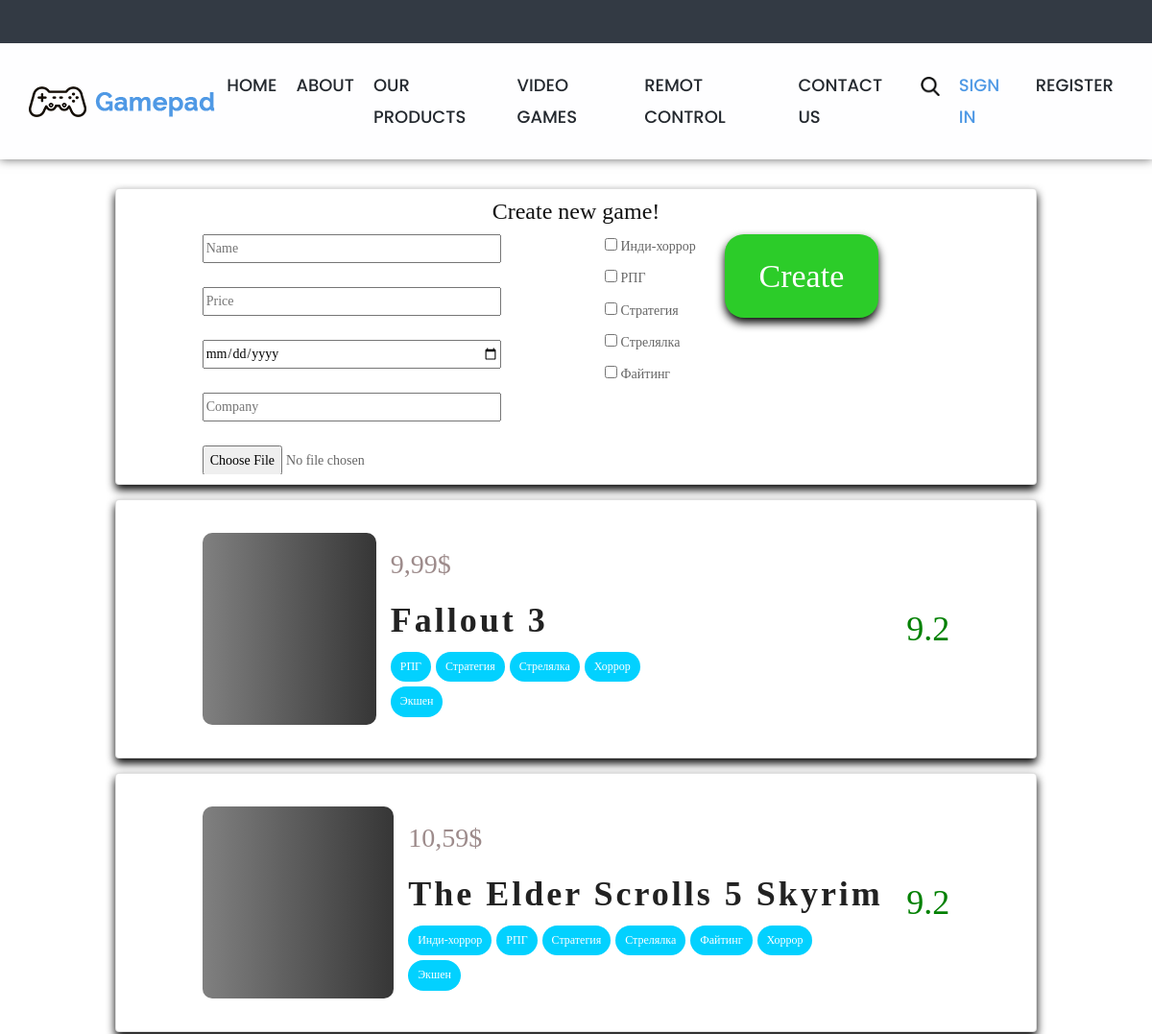
Before: /games/list/ (upper part) with the older database file.
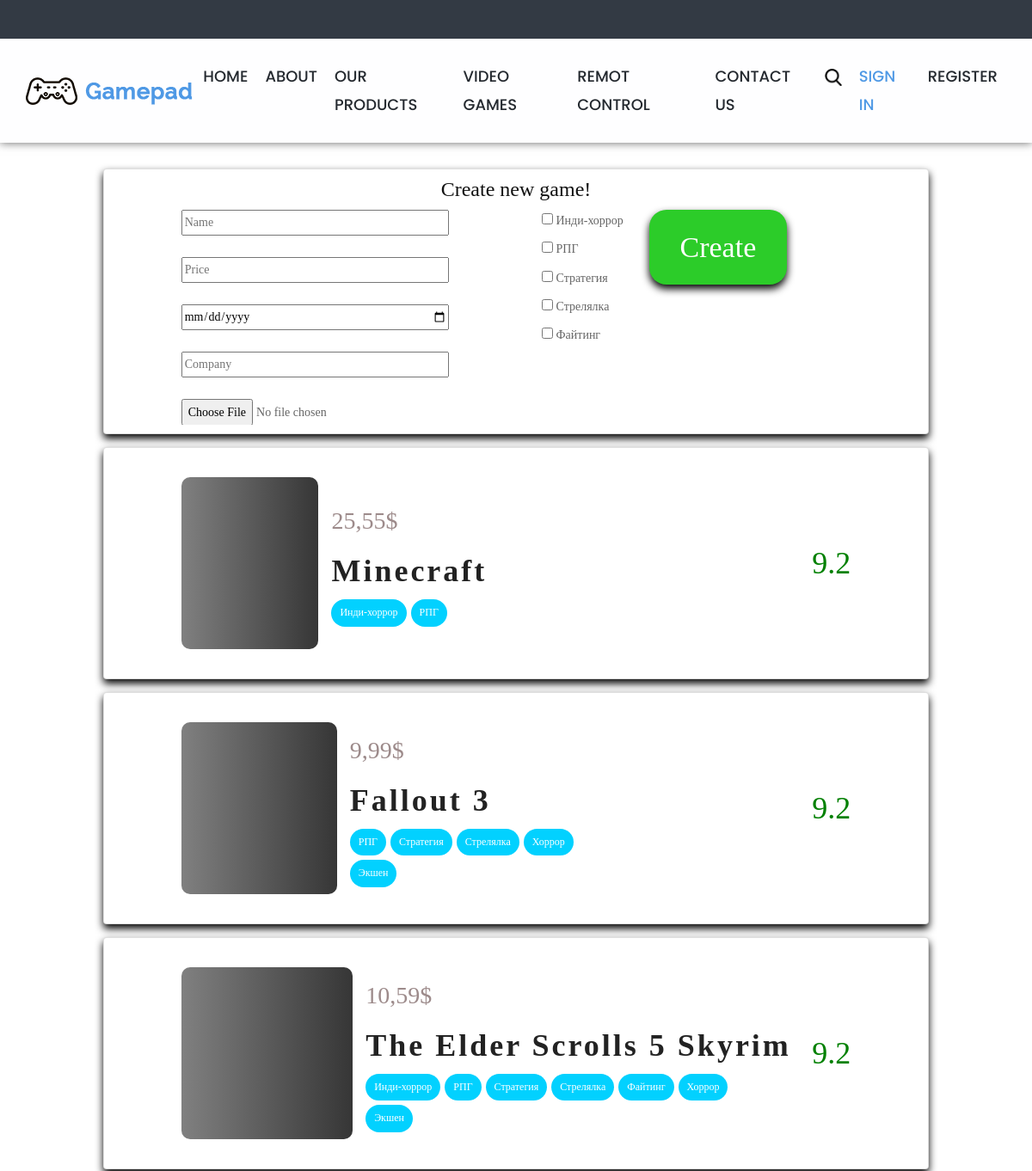
After: the same page with the newer database file.
### apps/games/models.py (models this page shows, shortened)
class Genre(models.Model):
    name = models.CharField(
        verbose_name='название',
        max_length=130,
        unique=True
    )
    class Meta:
        ordering = ('name',)
        verbose_name = 'жанр'
        verbose_name_plural = 'жанры'

class Game(models.Model):
    name = models.CharField(
        verbose_name='имя',
        max_length=250,
        unique=True
    )
    price = models.DecimalField(
        verbose_name='цена',
        decimal_places=2,
        max_digits=12
    )
    datetime_created = models.DateTimeField(
        verbose_name='дата создания'
    )
    company = models.ForeignKey(
        verbose_name='компания',
        to=Company,
        on_delete=models.CASCADE,
        related_name='company_games'
    )
    genres = models.ManyToManyField(
        verbose_name='жанры',
        to=Genre,
        related_name='games'
    )
    main_imgor = models.ImageField(
        verbose_name='изображение',
        upload_to='games/',
        default='games/unknown.png'
    )
    class Meta:
        ordering = ('price', 'name')
        verbose_name = 'игра'
        verbose_name_plural = 'игры'

### apps/games/views.py (the view, shortened to what this page needs)
# urls.py: path('list/', GameListView.as_view()),
class GameListView(View):
    def get(self, request: HttpRequest) -> HttpResponse:
        template_name: str = 'games/video.html'
        queryset: QuerySet[Game] = Game.objects.all().order_by('-id')
        genres: QuerySet[Genre] = Genre.objects.all()
        return render(
            request=request,
            template_name=template_name,
            context={
                'games': queryset,
                'genres': genres
            }
        )

### apps/games/templates/games/video.html (shortened to what this page needs)
<!DOCTYPE html>
<html lang="en">
<head>
<link rel="stylesheet" type="text/css" href="/static/css/bootstrap.min.css">
<link rel="stylesheet" type="text/css" href="/static/css/style.css">
<link rel="stylesheet" href="/static/css/responsive.css">
<link rel="stylesheet" href="/static/css/jquery.mCustomScrollbar.min.css">
<link rel="stylesheet" href="https://netdna.bootstrapcdn.com/font-awesome/4.0.3/css/font-awesome.css">
<link rel="stylesheet" href="/static/css/owl.carousel.min.css">
<link rel="stylesheet" href="/static/css/owl.theme.default.min.css">
<link rel="stylesheet" href="https://cdnjs.cloudflare.com/ajax/libs/fancybox/2.1.5/jquery.fancybox.min.css" media="screen">
<link rel="stylesheet" href="/static/css/my.css">
</head>
<body>
	<div class="header_section">
		<nav class="navbar navbar-expand-lg navbar-light bg-light">
            <div class="logo"><a href="index.html"><img src="/static/images/logo.png"></a></div>
            <div class="collapse navbar-collapse" id="navbarSupportedContent">
              <ul class="navbar-nav mr-auto">
                <li class="nav-item">
                  <a class="nav-link" href="index.html">HOME</a>
                </li>
                <li class="nav-item">
                  <a class="nav-link" href="about.html">ABOUT</a>
                </li>
                <li class="nav-item">
                  <a class="nav-link" href="product.html">OUR PRODUCTS</a>
                </li>
                <li class="nav-item">
                  <a class="nav-link" href="video.html">VIDEO GAMES</a>
                </li>
                <li class="nav-item">
                  <a class="nav-link" href="remot.html">REMOT CONTROL</a>
                </li>
                <li class="nav-item">
                  <a class="nav-link" href="contact.html">CONTACT US</a>
                </li>
                <li class="nav-item">
                  <a class="nav-link" href="#"><img src="/static/images/search-icon.png"></a>
                </li>
                <li class="nav-item active">
                  <a class="nav-link" href="#">SIGN IN</a>
                </li>
                <li class="nav-item">
                  <a class="nav-link" href="#">REGISTER</a>
                </li>
              </ul>
            </div>
        </nav>
	</div>
  <main>
    <form action="/games/list/" class="card"
          method="post" enctype="multipart/form-data">
      <div class="form__content">
        <h1 class="title">Create new game!</h1>
        <div class="inputs">
          <div class="main__info">
            <input type="text" placeholder="Name" name="name" id="name">
            <input type="text" placeholder="Price" name="price" id="price">
            <input type="date" placeholder="Datetime" name="datetime_created" id="datetime_created">
            <input type="text" placeholder="Company" name="company" id="company">
            <input type="file" name="main_imgor" id="main_imgor">
          </div>
          <div class="genres__chouse">
            {% for g in genres %}
            <div class="genre__item">
              <input type="checkbox" name="genre_{{ g.id }}" id="{{ g.name }}">
              <label for="{{ g.name }}">{{ g.name }}</label>
            </div>
            {% endfor %}
          </div>
          <div class="btn__and__errors">
            <input type="submit" value="Create" class="sbt">
          </div>
        </div>
      </div>
    </form>
    {% for game in games %}
    <a class="gm" href="/games/{{ game.pk }}">
      <div class="card">
        <div class="content">
          <div class="main__inforation">
            <div class="image"></div>
            <div class="info">
              <div class="price">{{ game.price }}$</div>
              <div class="name">{{ game.name }}</div>
              <div class="genres">
                {% for g in game.genres.all %}
                <div class="genre">{{ g.name }}</div>
                {% endfor %}
              </div>
            </div>
          </div>
          <div class="rate">
            9.2
          </div>
        </div>
      </div>
    </a>
    {% endfor %}
  </main>
</body>
</html>

Changed rows visible on the page:
added Game: price "25,55", name "Minecraft", Genre (name "Инди-хоррор"), Genre (name "РПГ")
